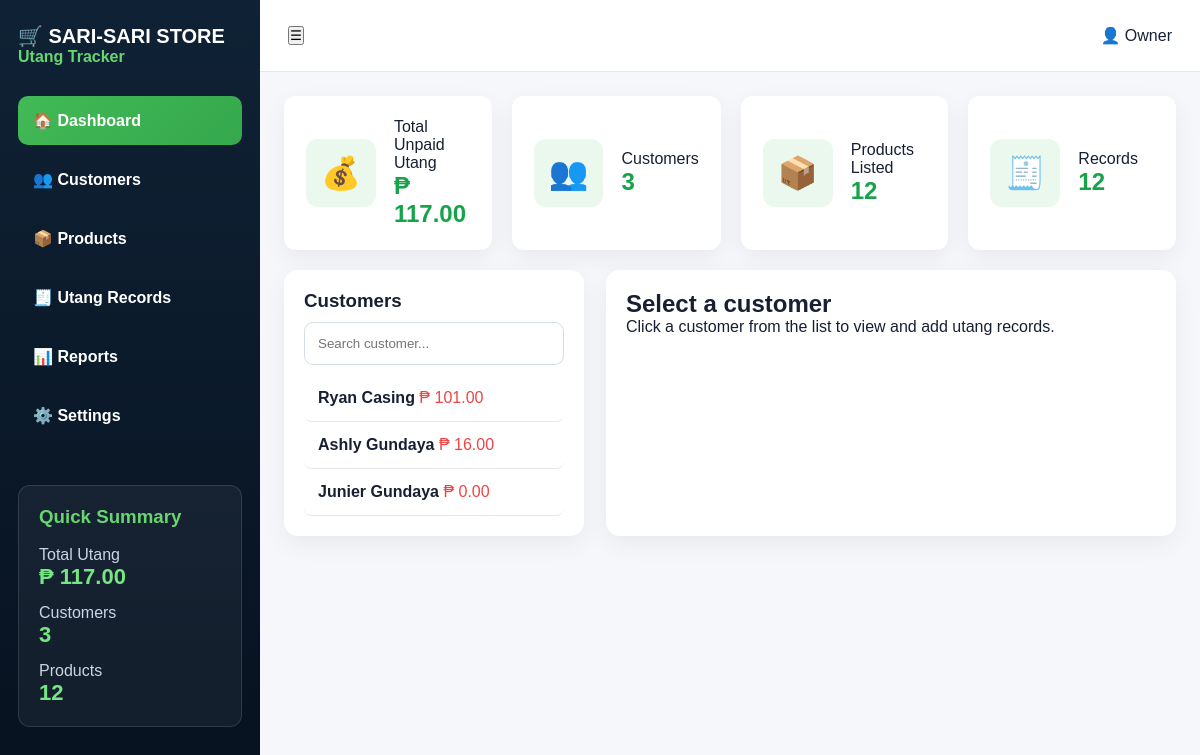
The page / on the database its author committed.
### tables this page shows
CREATE TABLE customers (
        id INTEGER PRIMARY KEY AUTOINCREMENT,
        name TEXT NOT NULL
    );

### app.py (the view)
@app.route("/")
def dashboard():
    return render_template("index.html", **get_common_data("dashboard"))

### app.py (called while the page is built)
def get_db():
    return sqlite3.connect("database.db")

def get_customers(cursor):
    cursor.execute("""
        SELECT customers.id, customers.name,
        COALESCE(SUM(
            CASE WHEN utang.status='UNPAID' THEN utang.total ELSE 0 END
        ), 0)
        FROM customers
        LEFT JOIN utang ON customers.id = utang.customer_id
        GROUP BY customers.id, customers.name
        ORDER BY customers.id DESC
    """)
    return cursor.fetchall()

### templates/index.html (shortened to what this page needs)
<!DOCTYPE html>
<html lang="en">
<head>
  <link rel="stylesheet" href="{{ url_for('static', filename='style.css') }}">
</head>
<body>
<div class="app">
  <aside class="sidebar">
    <h2>🛒 SARI-SARI STORE</h2>
    <p>Utang Tracker</p>
    <nav>
      <a href="/" class="{% if page == 'dashboard' %}active{% endif %}">🏠 Dashboard</a>
      <a href="/customers" class="{% if page == 'customers' %}active{% endif %}">👥 Customers</a>
      <a href="/products" class="{% if page == 'products' %}active{% endif %}">📦 Products</a>
      <a href="/records" class="{% if page == 'records' %}active{% endif %}">🧾 Utang Records</a>
      <a href="/reports" class="{% if page == 'reports' %}active{% endif %}">📊 Reports</a>
      <a href="/settings" class="{% if page == 'settings' %}active{% endif %}">⚙️ Settings</a>
    </nav>
    <div class="summary">
      <h3>Quick Summary</h3>
      <p>Total Utang</p>
      <strong>₱ {{ "%.2f"|format(total_utang) }}</strong>
      <p>Customers</p>
      <strong>{{ customers|length }}</strong>
      <p>Products</p>
      <strong>{{ products|length }}</strong>
    </div>
  </aside>
  <main class="main">
    <header class="topbar">
      <button>☰</button>
      <div>👤 Owner</div>
    </header>
    <section class="cards">
      <div class="stat">
        <span>💰</span>
        <div>
          <p>Total Unpaid Utang</p>
          <h2>₱ {{ "%.2f"|format(total_utang) }}</h2>
        </div>
      </div>
      <div class="stat">
        <span>👥</span>
        <div>
          <p>Customers</p>
          <h2>{{ customers|length }}</h2>
        </div>
      </div>
      <div class="stat">
        <span>📦</span>
        <div>
          <p>Products Listed</p>
          <h2>{{ products|length }}</h2>
        </div>
      </div>
      <div class="stat">
        <span>🧾</span>
        <div>
          <p>Records</p>
          <h2>{{ all_records|length }}</h2>
        </div>
      </div>
    </section>
    {% if page == "dashboard" %}
    <section class="content-grid">
      <div class="customer-panel">
        <h3>Customers</h3>
        <input type="text" id="customerSearch" placeholder="Search customer...">
        {% if customers %}
          {% for customer in customers %}
            <a href="/customer/{{ customer[0] }}"
               class="customer customer-item {% if selected_customer and selected_customer[0] == customer[0] %}active-customer{% endif %}">
              <strong>{{ customer[1] }}</strong>
              <span>₱ {{ "%.2f"|format(customer[2]) }}</span>
            </a>
          {% endfor %}
        {% else %}
          <p class="empty">No customers yet.</p>
        {% endif %}
      </div>
      <div class="details">
        {% if selected_customer %}
          <div class="details-head">
            <div>
              <h2>{{ selected_customer[1] }}</h2>
              <p>Total Unpaid Utang: <b>₱ {{ "%.2f"|format(selected_total) }}</b></p>
            </div>
            <div class="actions">
              <a href="/print/{{ selected_customer[0] }}" class="blue-btn">🖨 Print</a>
            </div>
          </div>
          <table>
            <thead>
              <tr>
                <th>Date</th>
                <th>Item</th>
                <th>Qty</th>
                <th>Price</th>
                <th>Total</th>
                <th>Status</th>
                <th>Action</th>
              </tr>
            </thead>
            <tbody>
              {% if utang_list %}
                {% for u in utang_list %}
                  <tr>
                    <td>{{ u[7] if u[7] else "-" }}</td>
                    <td>{{ u[2] }}</td>
                    <td>{{ u[3] }}</td>
                    <td>₱{{ "%.2f"|format(u[4]) }}</td>
                    <td>₱{{ "%.2f"|format(u[5]) }}</td>
                    <td>
                      <span class="badge {% if u[6] == 'PAID' %}paid{% else %}unpaid{% endif %}">
                        {{ u[6] }}
                      </span>
                    </td>
                    <td>
                      {% if u[6] == 'UNPAID' %}
                        <a href="/mark-paid/{{ u[0] }}/{{ selected_customer[0] }}"
                           onclick="return confirm('Mark this item as paid?')">✅</a>
                      {% else %}
                        <span class="paid-text">Paid</span>
                      {% endif %}
                      <a href="/edit-utang/{{ u[0] }}/{{ selected_customer[0] }}">✏️</a>
                      <a href="/delete-utang/{{ u[0] }}/{{ selected_customer[0] }}"
                         onclick="return confirm('Delete this utang record?')">🗑️</a>
                    </td>
                  </tr>
                {% endfor %}
              {% else %}
                <tr>
                  <td colspan="7">No utang records yet.</td>
                </tr>
              {% endif %}
            </tbody>
          </table>
          <div class="total-row">
            TOTAL UNPAID UTANG: <strong>₱ {{ "%.2f"|format(selected_total) }}</strong>
          </div>
          <div class="form-card">
            <h3>Add New Utang</h3>
            <form action="/add-utang" method="POST">
              <input type="hidden" name="customer_id" value="{{ selected_customer[0] }}">
              <div class="form-grid">
                <select name="item_name" id="itemSelect" required>
                  <option value="">Select item...</option>
                  {% for product in products %}
                    <option value="{{ product[1] }}" data-price="{{ product[2] }}">
                      {{ product[1] }}
                    </option>
                  {% endfor %}
                </select>
                <input type="number" name="quantity" id="quantityInput" value="1" min="1" required>
                <input type="text" name="price" id="priceInput" placeholder="Price" readonly required>
                <input type="text" name="total" id="totalInput" placeholder="Total" readonly required>
                <button class="green-btn" type="submit">Save Utang</button>
              </div>
            </form>
            <small>* Total is computed automatically</small>
          </div>
        {% else %}
          <div class="empty-state">
            <h2>Select a customer</h2>
            <p>Click a customer from the list to view and add utang records.</p>
          </div>
        {% endif %}
      </div>
    </section>
    {% endif %}
  </main>
</div>
</body>
</html>

### static/style.css (style rules this page uses)
* { margin: 0; padding: 0; box-sizing: border-box; font-family: Arial, sans-serif; }
body { background: #f5f7fb; color: #172033; }
.app { display: grid; grid-template-columns: 260px 1fr; min-height: 100vh; }
.sidebar { background: linear-gradient(180deg, #0f2235, #07111f); color: white; padding: 24px 18px; }
.sidebar h2 { font-size: 20px; }
.sidebar > p { color: #67d66f; margin-bottom: 30px; font-weight: bold; }
.sidebar nav { display: grid; gap: 10px; }
.sidebar nav a { padding: 15px; border-radius: 10px; color: #dce7f3; font-weight: bold; }
.sidebar nav a.active, .sidebar nav a:hover { background: linear-gradient(135deg, #42b956, #35a84d); color: white; }
.summary { margin-top: 45px; padding: 20px; border: 1px solid rgba(255,255,255,0.12); border-radius: 12px; background: rgba(255,255,255,0.05); }
.summary h3 { color: #67d66f; margin-bottom: 18px; }
.summary p { color: #cbd5e1; margin-top: 14px; }
.summary strong { color: #75e681; font-size: 22px; }
.main { padding: 0 24px 24px; }
.topbar { height: 72px; background: white; margin: 0 -24px 24px; padding: 0 28px; display: flex; align-items: center; justify-content: space-between; border-bottom: 1px solid #e5e7eb; }
.cards { display: grid; grid-template-columns: repeat(4, 1fr); gap: 20px; margin-bottom: 20px; }
.stat { background: white; padding: 22px; border-radius: 12px; display: flex; gap: 18px; align-items: center; box-shadow: 0 8px 25px rgba(0,0,0,0.06); }
.stat span { font-size: 32px; background: #eaf8ed; padding: 15px; border-radius: 12px; }
.stat h2 { color: #16a34a; }
.content-grid { display: grid; grid-template-columns: 300px 1fr; gap: 22px; }
.customer-panel, .details, .form-card, .products { background: white; border-radius: 14px; padding: 20px; box-shadow: 0 8px 25px rgba(0,0,0,0.06); }
input, select { width: 100%; padding: 13px; border: 1px solid #d6dde8; border-radius: 9px; margin: 10px 0; }
.customer { display: block; text-decoration: none; color: inherit; padding: 14px; border-bottom: 1px solid #e5e7eb; border-radius: 8px; }
.customer span { color: #ef4444; }
.sidebar nav a { text-decoration: none; color: white; }

### rows shown on the page
customers: name "Ryan Casing", customer "101.00"
customers: name "Ashly Gundaya", customer "16.00"
customers: name "Junier Gundaya", customer "0.00"

### other values the page prints
{{ "%.2f"|format(total_utang) }} "117.00"
{{ customers|length }} "3"
{{ products|length }} "12"
{{ all_records|length }} "12"
